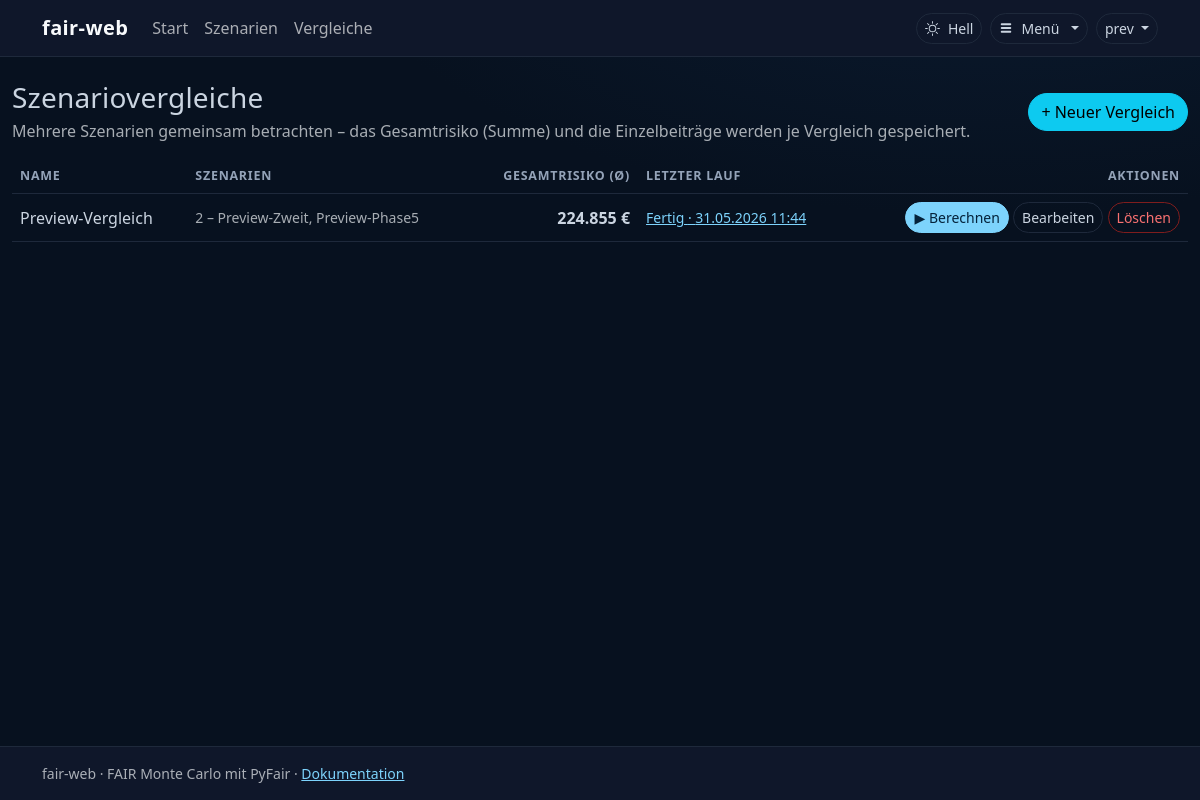
Page /szenarien/vergleiche/ (signed in) on the committed database.
### apps/szenarien/models.py (models this page shows, shortened)
class Vergleich(models.Model):
    name = models.CharField("Name", max_length=200)
    beschreibung = models.TextField("Beschreibung", blank=True)
    szenarien = models.ManyToManyField(
        "Szenario", related_name="vergleiche", verbose_name="Szenarien"
    )
    referenz_szenario = models.ForeignKey(
        "Szenario",
        related_name="referenz_fuer",
        on_delete=models.SET_NULL,
        null=True,
        blank=True,
        verbose_name="Referenz-Szenario (Risikotoleranz)",
    )
    n_simulations = models.PositiveIntegerField("Anzahl Simulationen", default=10_000)
    random_seed = models.PositiveIntegerField("Zufalls-Seed", default=42)
    erstellt_am = models.DateTimeField("Erstellt am", auto_now_add=True)
    geaendert_am = models.DateTimeField("Geändert am", auto_now=True)
    class Meta:
        verbose_name = "Vergleich"
        verbose_name_plural = "Vergleiche"
        ordering = ["-geaendert_am"]
    @property
    def letzter_lauf(self):
        return self.laeufe.order_by("-erstellt_am").first()

class Szenario(models.Model):
    name = models.CharField("Name", max_length=200)
    beschreibung = models.TextField("Beschreibung", blank=True)
    n_simulations = models.PositiveIntegerField("Anzahl Simulationen", default=10_000)
    random_seed = models.PositiveIntegerField("Zufalls-Seed", default=42)
    risikotoleranz = models.JSONField("Risikotoleranz", null=True, blank=True)
    erstellt_am = models.DateTimeField("Erstellt am", auto_now_add=True)
    geaendert_am = models.DateTimeField("Geändert am", auto_now=True)
    class Meta:
        verbose_name = "Szenario"
        verbose_name_plural = "Szenarien"
        ordering = ["-geaendert_am"]

### apps/berechnung/models.py (models this page shows, shortened)
class MetaLauf(models.Model):
    szenarien = models.ManyToManyField(
        "szenarien.Szenario", related_name="meta_laeufe", verbose_name="Szenarien"
    )
    vergleich = models.ForeignKey(
        "szenarien.Vergleich",
        related_name="laeufe",
        on_delete=models.CASCADE,
        null=True,
        blank=True,
        verbose_name="Vergleich",
    )
    status = models.CharField(
        "Status",
        max_length=20,
        choices=Simulationslauf.Status.choices,
        default=Simulationslauf.Status.ANGELEGT,
    )
    fortschritt = models.PositiveSmallIntegerField("Fortschritt (%)", default=0)
    n_simulations = models.PositiveIntegerField("Anzahl Simulationen")
    random_seed = models.PositiveIntegerField("Zufalls-Seed")
    ergebnis = models.JSONField("Ergebnis", null=True, blank=True)
    fehler_text = models.TextField("Fehlertext", blank=True)
    erstellt_am = models.DateTimeField("Erstellt am", auto_now_add=True)
    aktualisiert_am = models.DateTimeField("Aktualisiert am", auto_now=True)
    class Meta:
        verbose_name = "Meta-Lauf"
        verbose_name_plural = "Meta-Läufe"
        ordering = ["-erstellt_am"]
    @property
    def ist_fertig(self):
        return self.status == Simulationslauf.Status.FERTIG

### apps/szenarien/views.py (the view)
# urls.py: path("vergleiche/", VergleichListView.as_view(), name="vergleich_list"),
class VergleichListView(ListView):
    model = Vergleich
    template_name = "szenarien/vergleich_list.html"
    context_object_name = "vergleiche"
    def get_queryset(self):
        return Vergleich.objects.prefetch_related("szenarien", "laeufe")

### apps/admin_bereich/context_processors.py (called while the page is built)
def waehrung(request):
    try:
        from .models import AppKonfiguration
        k = AppKonfiguration.load()
        return {
            "waehrung_symbol": k.symbol,
            "waehrung_locale": k.js_locale,
            "waehrung": k.waehrung,
        }
    except Exception:  # noqa: BLE001
        return {"waehrung_symbol": "€", "waehrung_locale": "de-DE", "waehrung": "EUR"}

### apps/admin_bereich/models.py (called while the page is built)
    @classmethod
    def load(cls):
        obj, _ = cls.objects.get_or_create(pk=1)
        return obj

    @property
    def symbol(self):
        return "$" if self.waehrung == self.Waehrung.USD else "€"

    @property
    def locale_code(self):
        return "en" if self.waehrung == self.Waehrung.USD else "de"

    @property
    def js_locale(self):
        return "en-US" if self.waehrung == self.Waehrung.USD else "de-DE"

### templates/szenarien/vergleich_list.html (shortened to what this page needs)
{% extends "base.html" %}
{% load humanize %}
{% block content %}
<div class="d-flex justify-content-between align-items-center mb-3">
    <div>
        <h1 class="h3 mb-1">Szenariovergleiche</h1>
        <p class="text-body-secondary mb-0">Mehrere Szenarien gemeinsam betrachten – das Gesamtrisiko
           (Summe) und die Einzelbeiträge werden je Vergleich gespeichert.</p>
    </div>
    {% if perms.szenarien.add_vergleich %}<a class="btn btn-info" href="{% url 'szenarien:vergleich_create' %}">+ Neuer Vergleich</a>{% endif %}
</div>
{% if vergleiche %}
<div class="table-responsive">
    <table class="table table-hover align-middle">
        <thead>
            <tr>
                <th>Name</th>
                <th>Szenarien</th>
                <th class="text-end">Gesamtrisiko (Ø)</th>
                <th>Letzter Lauf</th>
                {% if perms.berechnung.add_metalauf or perms.szenarien.change_vergleich or perms.szenarien.delete_vergleich %}<th class="text-end">Aktionen</th>{% endif %}
            </tr>
        </thead>
        <tbody>
        {% for v in vergleiche %}
            <tr>
                <td>{{ v.name }}</td>
                <td class="small text-body-secondary">{{ v.szenarien.count }} – {% for s in v.szenarien.all %}{{ s.name }}{% if not forloop.last %}, {% endif %}{% endfor %}</td>
                {% with lauf=v.letzter_lauf %}
                <td class="text-end">
                    {% if lauf and lauf.ist_fertig and lauf.ergebnis.gesamt %}
                        <strong>{{ lauf.ergebnis.gesamt.mittelwert|floatformat:0|intcomma }} {{ waehrung_symbol }}</strong>
                    {% else %}<span class="text-body-secondary">–</span>{% endif %}
                </td>
                <td class="small">
                    {% if lauf %}<a href="{% url 'berechnung:meta_lauf' lauf.pk %}">{{ lauf.get_status_display }} · {{ lauf.erstellt_am|date:"d.m.Y H:i" }}</a>{% else %}<span class="text-body-secondary">noch nicht berechnet</span>{% endif %}
                </td>
                {% endwith %}
                {% if perms.berechnung.add_metalauf or perms.szenarien.change_vergleich or perms.szenarien.delete_vergleich %}
                <td class="text-end">
                    {% if perms.berechnung.add_metalauf %}
                    <form method="post" action="{% url 'berechnung:vergleich_starten' v.pk %}" class="d-inline">
                        <button type="submit" class="btn btn-sm btn-primary">▶ Berechnen</button>
                    </form>
                    {% endif %}
                    {% if perms.szenarien.change_vergleich %}<a class="btn btn-sm btn-outline-secondary" href="{% url 'szenarien:vergleich_update' v.pk %}">Bearbeiten</a>{% endif %}
                    {% if perms.szenarien.delete_vergleich %}<a class="btn btn-sm btn-outline-danger" href="{% url 'szenarien:vergleich_delete' v.pk %}">Löschen</a>{% endif %}
                </td>
                {% endif %}
            </tr>
        {% endfor %}
        </tbody>
    </table>
</div>
{% else %}
<div class="text-center text-body-secondary py-5">
    <p class="lead">Noch keine Vergleiche angelegt.</p>
    {% if perms.szenarien.add_vergleich %}<a class="btn btn-info" href="{% url 'szenarien:vergleich_create' %}">Ersten Vergleich anlegen</a>{% endif %}
</div>
{% endif %}
{% endblock %}

### templates/base.html (shortened to what this page needs)
{% load static %}
<!doctype html>
<html lang="de" data-bs-theme="dark">
<head>
    <link href="https://cdn.jsdelivr.net/npm/bootstrap@5.3.3/dist/css/bootstrap.min.css" rel="stylesheet">
</head>
<body class="d-flex flex-column min-vh-100">
<nav class="navbar navbar-expand-lg bg-body-tertiary border-bottom">
    <div class="container">
        <a class="navbar-brand fw-semibold" href="{% url 'start' %}">fair-web</a>
        <div class="collapse navbar-collapse" id="mainNav">
            <ul class="navbar-nav me-auto">
                <li class="nav-item"><a class="nav-link" href="{% url 'start' %}">Start</a></li>
                <li class="nav-item"><a class="nav-link" href="{% url 'szenarien:dashboard' %}">Szenarien</a></li>
                <li class="nav-item"><a class="nav-link" href="{% url 'szenarien:vergleich_list' %}">Vergleiche</a></li>
            </ul>
            <button type="button" id="theme-toggle" class="btn btn-outline-secondary btn-sm d-flex align-items-center gap-2 me-2"
                    title="Hell/Dunkel umschalten">
                <span class="theme-label"></span>
            </button>
            {% if user.is_authenticated %}
            <div class="dropdown">
                <button class="btn btn-outline-secondary btn-sm dropdown-toggle d-flex align-items-center gap-2"
                        type="button" data-bs-toggle="dropdown" aria-expanded="false">
                    <svg width="14" height="14" viewBox="0 0 16 16" fill="currentColor" aria-hidden="true">
                        <rect x="2" y="2.6" width="12" height="2.2" rx="1"/>
                        <rect x="2" y="6.9" width="12" height="2.2" rx="1"/>
                        <rect x="2" y="11.2" width="12" height="2.2" rx="1"/>
                    </svg>
                    Menü
                </button>
            </div>
            {% endif %}
            {% if user.is_authenticated %}
            <div class="dropdown ms-2">
                <button class="btn btn-outline-secondary btn-sm dropdown-toggle" type="button" data-bs-toggle="dropdown" aria-expanded="false">
                    {{ user.first_name|default:user.get_username }}
                </button>
            </div>
            {% endif %}
        </div>
    </div>
</nav>
<main class="{% block container_class %}container-xxl{% endblock %} py-4 flex-grow-1">
    {% block content %}{% endblock %}
</main>
<footer class="bg-body-tertiary border-top py-3 mt-auto">
    <div class="container small text-body-secondary">
        fair-web &middot; FAIR Monte Carlo mit PyFair &middot;
        <a href="https://fair-web.readthedocs.io/de/latest/" target="_blank" rel="noopener">Dokumentation</a>
    </div>
</footer>
</body>
</html>

### templates/base.html (style rules this page uses)
[data-bs-theme="dark"] { --bg-0:#020617; --bg-1:#07111f; --bg-2:#0f172a; --bg-3:#101826; --txt:#f8fafc; --txt-muted:#cbd5e1; --txt-dim:#94a3b8; --accent:#7dd3fc; --accent-2:#93c5fd; --ok:#86efac; --danger:#f87171; --border:#1e293b; --card-accent-bg:#181c3a; --card-accent-border:#2e3361; --svg-flaeche-bg:#17243c; --body-gradient: radial-gradient(1100px 520px at 82% -12%, #0b1b30 0%, transparent 60%); --card-shadow: 0 18px 60px rgba(2,6,23,.45); --bs-body-bg: var(--bg-1); --bs-body-color: var(--txt-muted); --bs-emphasis-color: var(--txt); --bs-border-color: var(--border); --bs-link-color: var(--accent); --bs-link-hover-color: var(--accent-2); }
body { font-family: Bahnschrift, "Segoe UI", sans-serif; background: var(--body-gradient), var(--bg-1); color: var(--txt-muted); }
h1,h2,h3,h4,h5 { color: var(--txt); letter-spacing:.2px; }
a { color: var(--accent); }
.navbar { background: var(--bg-2) !important; border-bottom:1px solid var(--border) !important; }
.navbar-brand { font-weight:600; letter-spacing:.4px; color: var(--txt); }
.btn { border-radius:999px; font-weight:500; }
.btn-primary { --bs-btn-bg: var(--accent); --bs-btn-border-color: var(--accent); --bs-btn-hover-bg: var(--accent-2); --bs-btn-hover-border-color: var(--accent-2); --bs-btn-active-bg: var(--accent-2); --bs-btn-active-border-color: var(--accent-2); --bs-btn-color:#04223a; --bs-btn-hover-color:#04223a; --bs-btn-active-color:#04223a; }
.btn-outline-secondary { --bs-btn-color: var(--txt-muted); --bs-btn-border-color: var(--border); --bs-btn-hover-bg: var(--bg-3); --bs-btn-hover-border-color: var(--accent); --bs-btn-hover-color: var(--txt); }
.btn-outline-danger { --bs-btn-color: var(--danger); --bs-btn-border-color:#7f1d1d; --bs-btn-hover-bg:#7f1d1d; --bs-btn-hover-border-color:#7f1d1d; }
.table { --bs-table-bg: transparent; --bs-table-color: var(--txt-muted); --bs-table-border-color: var(--border); }
.table thead th { color: var(--txt-dim); text-transform:uppercase; font-size:.78rem; letter-spacing:.06em; }
footer.bg-body-tertiary { background: var(--bg-2) !important; border-top:1px solid var(--border) !important; }
.theme-icon-dark, .theme-icon-light { display: none; }
[data-bs-theme="dark"] .theme-icon-light { display: inline; }

### rows in the picture
Vergleich: name "Preview-Vergleich", szenarien.count "2", letzter_lauf.ergebnis.gesamt.mittelwert "224.855", waehrung_symbol "€", letzter_lauf.status "Fertig", letzter_lauf.erstellt_am "31.05.2026 11:44"
Szenario: name "Preview-Zweit"
Szenario: name "Preview-Phase5"

### other values in the picture
{{ user.first_name|default:user.get_username }} "prev"
